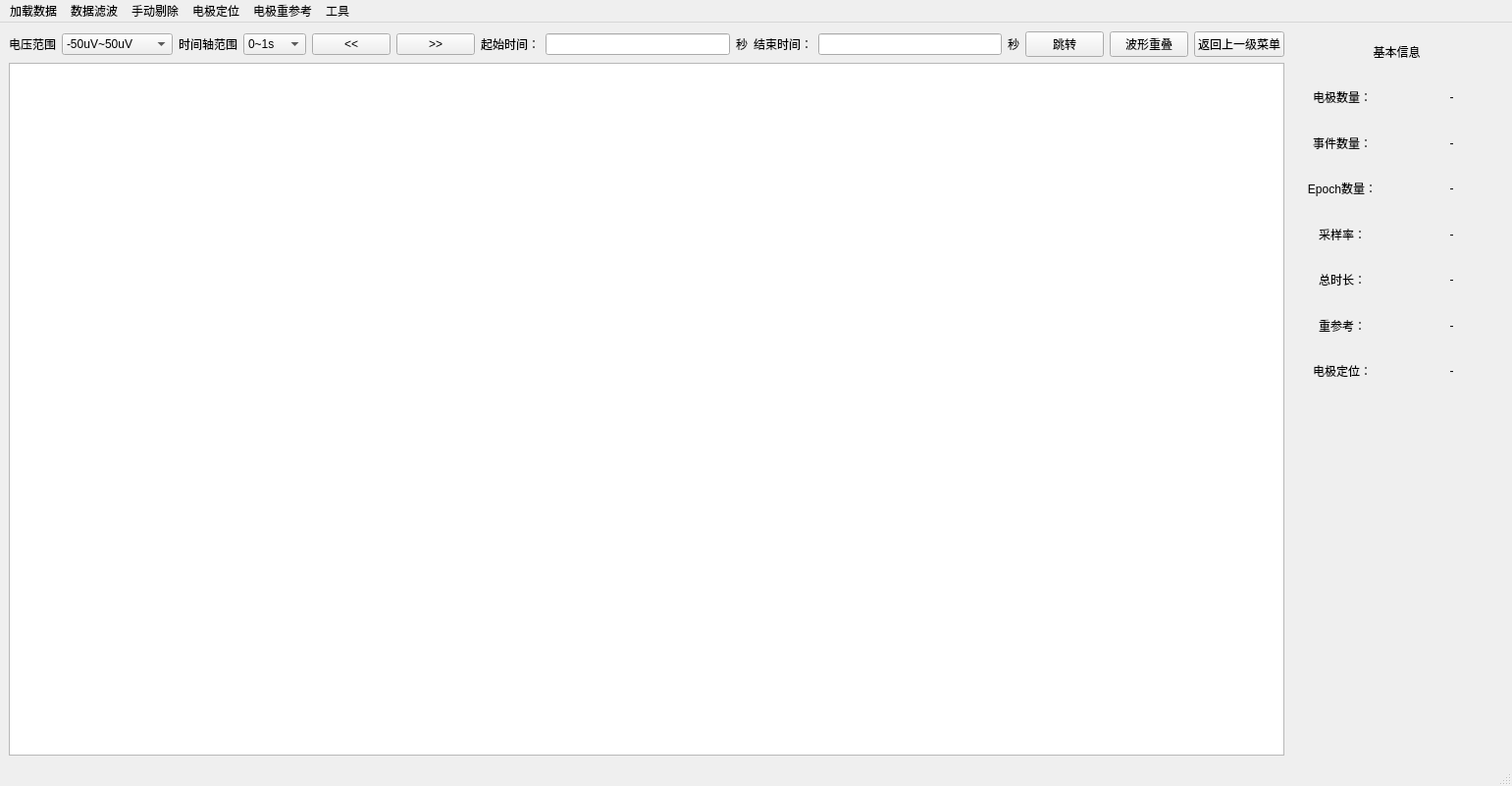
<?xml version="1.0" encoding="UTF-8"?>
<ui version="4.0">
 <class>PreprocessWindow</class>
 <widget class="QMainWindow" name="PreprocessWindow">
  <property name="geometry">
   <rect>
    <x>0</x>
    <y>0</y>
    <width>1541</width>
    <height>801</height>
   </rect>
  </property>
  <property name="windowTitle">
   <string>MainWindow</string>
  </property>
  <widget class="QWidget" name="centralwidget">
   <layout class="QFormLayout" name="formLayout">
    <item row="0" column="0">
     <layout class="QVBoxLayout" name="verticalLayout">
      <item>
       <layout class="QHBoxLayout" name="horizontalLayout">
        <item>
         <widget class="QLabel" name="label_2">
          <property name="text">
           <string>电压范围</string>
          </property>
          <property name="alignment">
           <set>Qt::AlignCenter</set>
          </property>
         </widget>
        </item>
        <item>
         <widget class="QComboBox" name="comboBox_2">
          <item>
           <property name="text">
            <string>-50uV~50uV</string>
           </property>
          </item>
          <item>
           <property name="text">
            <string>-100uV~100uV</string>
           </property>
          </item>
          <item>
           <property name="text">
            <string>-200uV~200uV</string>
           </property>
          </item>
         </widget>
        </item>
        <item>
         <widget class="QLabel" name="label">
          <property name="text">
           <string>时间轴范围</string>
          </property>
         </widget>
        </item>
        <item>
         <widget class="QComboBox" name="comboBox">
          <item>
           <property name="text">
            <string>0~1s</string>
           </property>
          </item>
          <item>
           <property name="text">
            <string>0~5s</string>
           </property>
          </item>
          <item>
           <property name="text">
            <string>0~10s</string>
           </property>
          </item>
         </widget>
        </item>
        <item>
         <widget class="QPushButton" name="pushButton_2">
          <property name="text">
           <string>&lt;&lt;</string>
          </property>
         </widget>
        </item>
        <item>
         <widget class="QPushButton" name="pushButton_3">
          <property name="text">
           <string>&gt;&gt;</string>
          </property>
         </widget>
        </item>
        <item>
         <widget class="QLabel" name="label_18">
          <property name="text">
           <string>起始时间：</string>
          </property>
         </widget>
        </item>
        <item>
         <widget class="QLineEdit" name="lineEdit"/>
        </item>
        <item>
         <widget class="QLabel" name="label_19">
          <property name="text">
           <string>秒</string>
          </property>
         </widget>
        </item>
        <item>
         <widget class="QLabel" name="label_20">
          <property name="text">
           <string>结束时间：</string>
          </property>
         </widget>
        </item>
        <item>
         <widget class="QLineEdit" name="lineEdit_2"/>
        </item>
        <item>
         <widget class="QLabel" name="label_21">
          <property name="text">
           <string>秒</string>
          </property>
         </widget>
        </item>
        <item>
         <widget class="QPushButton" name="pushButton_4">
          <property name="text">
           <string>跳转</string>
          </property>
         </widget>
        </item>
        <item>
         <widget class="QPushButton" name="pushButton_5">
          <property name="text">
           <string>波形重叠</string>
          </property>
         </widget>
        </item>
        <item>
         <widget class="QPushButton" name="pushButton">
          <property name="text">
           <string>返回上一级菜单</string>
          </property>
         </widget>
        </item>
       </layout>
      </item>
      <item>
       <widget class="QListWidget" name="listWidget">
        <property name="minimumSize">
         <size>
          <width>1300</width>
          <height>700</height>
         </size>
        </property>
       </widget>
      </item>
     </layout>
    </item>
    <item row="0" column="1">
     <layout class="QVBoxLayout" name="verticalLayout_3">
      <item>
       <layout class="QVBoxLayout" name="verticalLayout_2">
        <item>
         <widget class="QLabel" name="label_3">
          <property name="text">
           <string>基本信息</string>
          </property>
          <property name="alignment">
           <set>Qt::AlignCenter</set>
          </property>
         </widget>
        </item>
        <item>
         <layout class="QHBoxLayout" name="horizontalLayout_2">
          <item>
           <widget class="QLabel" name="label_4">
            <property name="maximumSize">
             <size>
              <width>135</width>
              <height>44</height>
             </size>
            </property>
            <property name="text">
             <string>电极数量：</string>
            </property>
            <property name="alignment">
             <set>Qt::AlignCenter</set>
            </property>
           </widget>
          </item>
          <item>
           <widget class="QLabel" name="label_5">
            <property name="maximumSize">
             <size>
              <width>134</width>
              <height>44</height>
             </size>
            </property>
            <property name="text">
             <string>-</string>
            </property>
            <property name="alignment">
             <set>Qt::AlignCenter</set>
            </property>
           </widget>
          </item>
         </layout>
        </item>
        <item>
         <layout class="QHBoxLayout" name="horizontalLayout_3">
          <item>
           <widget class="QLabel" name="label_6">
            <property name="maximumSize">
             <size>
              <width>135</width>
              <height>44</height>
             </size>
            </property>
            <property name="text">
             <string>事件数量：</string>
            </property>
            <property name="alignment">
             <set>Qt::AlignCenter</set>
            </property>
           </widget>
          </item>
          <item>
           <widget class="QLabel" name="label_7">
            <property name="maximumSize">
             <size>
              <width>134</width>
              <height>44</height>
             </size>
            </property>
            <property name="text">
             <string>-</string>
            </property>
            <property name="alignment">
             <set>Qt::AlignCenter</set>
            </property>
           </widget>
          </item>
         </layout>
        </item>
        <item>
         <layout class="QHBoxLayout" name="horizontalLayout_4">
          <item>
           <widget class="QLabel" name="label_8">
            <property name="maximumSize">
             <size>
              <width>135</width>
              <height>44</height>
             </size>
            </property>
            <property name="text">
             <string>Epoch数量：</string>
            </property>
            <property name="alignment">
             <set>Qt::AlignCenter</set>
            </property>
           </widget>
          </item>
          <item>
           <widget class="QLabel" name="label_9">
            <property name="maximumSize">
             <size>
              <width>134</width>
              <height>44</height>
             </size>
            </property>
            <property name="text">
             <string>-</string>
            </property>
            <property name="alignment">
             <set>Qt::AlignCenter</set>
            </property>
           </widget>
          </item>
         </layout>
        </item>
        <item>
         <layout class="QHBoxLayout" name="horizontalLayout_5">
          <item>
           <widget class="QLabel" name="label_10">
            <property name="maximumSize">
             <size>
              <width>135</width>
              <height>44</height>
             </size>
            </property>
            <property name="text">
             <string>采样率：</string>
            </property>
            <property name="alignment">
             <set>Qt::AlignCenter</set>
            </property>
           </widget>
          </item>
          <item>
           <widget class="QLabel" name="label_11">
            <property name="maximumSize">
             <size>
              <width>134</width>
              <height>44</height>
             </size>
            </property>
            <property name="text">
             <string>-</string>
            </property>
            <property name="alignment">
             <set>Qt::AlignCenter</set>
            </property>
           </widget>
          </item>
         </layout>
        </item>
        <item>
         <layout class="QHBoxLayout" name="horizontalLayout_6">
          <item>
           <widget class="QLabel" name="label_12">
            <property name="maximumSize">
             <size>
              <width>135</width>
              <height>44</height>
             </size>
            </property>
            <property name="text">
             <string>总时长：</string>
            </property>
            <property name="alignment">
             <set>Qt::AlignCenter</set>
            </property>
           </widget>
          </item>
          <item>
           <widget class="QLabel" name="label_13">
            <property name="maximumSize">
             <size>
              <width>134</width>
              <height>44</height>
             </size>
            </property>
            <property name="text">
             <string>-</string>
            </property>
            <property name="alignment">
             <set>Qt::AlignCenter</set>
            </property>
           </widget>
          </item>
         </layout>
        </item>
        <item>
         <layout class="QHBoxLayout" name="horizontalLayout_7">
          <item>
           <widget class="QLabel" name="label_14">
            <property name="maximumSize">
             <size>
              <width>135</width>
              <height>44</height>
             </size>
            </property>
            <property name="text">
             <string>重参考：</string>
            </property>
            <property name="alignment">
             <set>Qt::AlignCenter</set>
            </property>
           </widget>
          </item>
          <item>
           <widget class="QLabel" name="label_15">
            <property name="maximumSize">
             <size>
              <width>134</width>
              <height>44</height>
             </size>
            </property>
            <property name="text">
             <string>-</string>
            </property>
            <property name="alignment">
             <set>Qt::AlignCenter</set>
            </property>
           </widget>
          </item>
         </layout>
        </item>
        <item>
         <layout class="QHBoxLayout" name="horizontalLayout_8">
          <item>
           <widget class="QLabel" name="label_16">
            <property name="maximumSize">
             <size>
              <width>135</width>
              <height>44</height>
             </size>
            </property>
            <property name="text">
             <string>电极定位：</string>
            </property>
            <property name="alignment">
             <set>Qt::AlignCenter</set>
            </property>
           </widget>
          </item>
          <item>
           <widget class="QLabel" name="label_17">
            <property name="maximumSize">
             <size>
              <width>134</width>
              <height>44</height>
             </size>
            </property>
            <property name="text">
             <string>-</string>
            </property>
            <property name="alignment">
             <set>Qt::AlignCenter</set>
            </property>
           </widget>
          </item>
         </layout>
        </item>
       </layout>
      </item>
      <item>
       <widget class="QWidget" name="widget" native="true"/>
      </item>
     </layout>
    </item>
   </layout>
  </widget>
  <widget class="QMenuBar" name="menubar">
   <property name="geometry">
    <rect>
     <x>0</x>
     <y>0</y>
     <width>1541</width>
     <height>25</height>
    </rect>
   </property>
   <widget class="QMenu" name="menu">
    <property name="title">
     <string>加载数据</string>
    </property>
    <widget class="QMenu" name="menu_2">
     <property name="title">
      <string>从外界...</string>
     </property>
     <addaction name="actionedf"/>
     <addaction name="actioncnt"/>
    </widget>
    <addaction name="actionlocalFile"/>
    <addaction name="menu_2"/>
   </widget>
   <widget class="QMenu" name="menu_3">
    <property name="title">
     <string>数据滤波</string>
    </property>
    <addaction name="actionlowPass"/>
    <addaction name="actionhighPass"/>
    <addaction name="actionnotch"/>
   </widget>
   <widget class="QMenu" name="menu_4">
    <property name="title">
     <string>手动剔除</string>
    </property>
    <addaction name="actionbadChannel"/>
    <addaction name="actionbadData"/>
   </widget>
   <widget class="QMenu" name="menu_5">
    <property name="title">
     <string>电极定位</string>
    </property>
   </widget>
   <widget class="QMenu" name="menu_6">
    <property name="title">
     <string>电极重参考</string>
    </property>
   </widget>
   <widget class="QMenu" name="menu_7">
    <property name="title">
     <string>工具</string>
    </property>
    <addaction name="actionrenameMotage"/>
    <addaction name="actionresampling"/>
    <addaction name="actionautoRejection"/>
    <addaction name="actionICA"/>
   </widget>
   <addaction name="menu"/>
   <addaction name="menu_3"/>
   <addaction name="menu_4"/>
   <addaction name="menu_5"/>
   <addaction name="menu_6"/>
   <addaction name="menu_7"/>
  </widget>
  <widget class="QStatusBar" name="statusbar"/>
  <action name="actionlocalFile">
   <property name="text">
    <string>从本程序...</string>
   </property>
  </action>
  <action name="actionedf">
   <property name="text">
    <string>edf/edf+/bdf</string>
   </property>
  </action>
  <action name="actionbdf">
   <property name="text">
    <string>bdf</string>
   </property>
  </action>
  <action name="actioneeg">
   <property name="text">
    <string>eeg</string>
   </property>
  </action>
  <action name="actioncnt">
   <property name="text">
    <string>cnt</string>
   </property>
  </action>
  <action name="actionlowPass">
   <property name="text">
    <string>低通</string>
   </property>
  </action>
  <action name="actionhighPass">
   <property name="text">
    <string>高通</string>
   </property>
  </action>
  <action name="actionnotch">
   <property name="text">
    <string>陷波</string>
   </property>
  </action>
  <action name="actionbadChannel">
   <property name="text">
    <string>坏导</string>
   </property>
  </action>
  <action name="actionbadData">
   <property name="text">
    <string>坏段</string>
   </property>
  </action>
  <action name="actionresampling">
   <property name="text">
    <string>降采样</string>
   </property>
  </action>
  <action name="actionautoRejection">
   <property name="text">
    <string>自动剔除</string>
   </property>
  </action>
  <action name="actionICA">
   <property name="text">
    <string>ICA剔除伪迹</string>
   </property>
  </action>
  <action name="actionrenameMotage">
   <property name="text">
    <string>电极重命名</string>
   </property>
  </action>
 </widget>
 <resources/>
 <connections/>
</ui>
